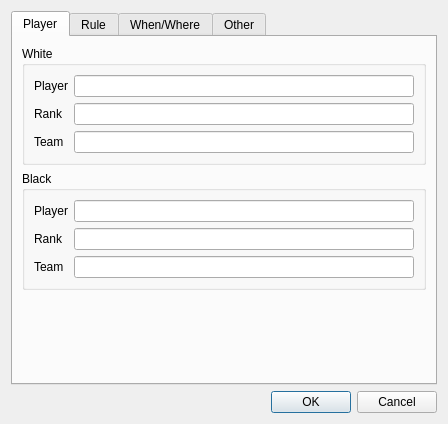
<?xml version="1.0" encoding="UTF-8"?>
<ui version="4.0">
 <class>GameInformationDialog</class>
 <widget class="QDialog" name="GameInformationDialog">
  <property name="geometry">
   <rect>
    <x>0</x>
    <y>0</y>
    <width>448</width>
    <height>424</height>
   </rect>
  </property>
  <property name="windowTitle">
   <string>Game Information</string>
  </property>
  <property name="windowIcon">
   <iconset>
    <normaloff>:/res/mgo.png</normaloff>:/res/mgo.png</iconset>
  </property>
  <layout class="QVBoxLayout" name="verticalLayout">
   <item>
    <widget class="QTabWidget" name="tabWidget">
     <property name="currentIndex">
      <number>0</number>
     </property>
     <property name="elideMode">
      <enum>Qt::ElideNone</enum>
     </property>
     <property name="documentMode">
      <bool>false</bool>
     </property>
     <widget class="QWidget" name="playerTab">
      <attribute name="title">
       <string>Player</string>
      </attribute>
      <layout class="QVBoxLayout" name="verticalLayout_2">
       <item>
        <widget class="QGroupBox" name="whiteGroupBox">
         <property name="title">
          <string>White</string>
         </property>
         <layout class="QFormLayout" name="formLayout">
          <item row="0" column="0">
           <widget class="QLabel" name="label">
            <property name="text">
             <string>Player</string>
            </property>
           </widget>
          </item>
          <item row="0" column="1">
           <widget class="QLineEdit" name="whitePlayer"/>
          </item>
          <item row="1" column="0">
           <widget class="QLabel" name="label_2">
            <property name="text">
             <string>Rank</string>
            </property>
           </widget>
          </item>
          <item row="1" column="1">
           <widget class="QLineEdit" name="whiteRank"/>
          </item>
          <item row="2" column="0">
           <widget class="QLabel" name="label_5">
            <property name="text">
             <string>Team</string>
            </property>
           </widget>
          </item>
          <item row="2" column="1">
           <widget class="QLineEdit" name="whiteTeam"/>
          </item>
         </layout>
        </widget>
       </item>
       <item>
        <widget class="QGroupBox" name="blackGroupBox">
         <property name="title">
          <string>Black</string>
         </property>
         <layout class="QFormLayout" name="formLayout_2">
          <item row="0" column="0">
           <widget class="QLabel" name="label_6">
            <property name="text">
             <string>Player</string>
            </property>
           </widget>
          </item>
          <item row="1" column="0">
           <widget class="QLabel" name="label_7">
            <property name="text">
             <string>Rank</string>
            </property>
           </widget>
          </item>
          <item row="1" column="1">
           <widget class="QLineEdit" name="blackRank"/>
          </item>
          <item row="2" column="0">
           <widget class="QLabel" name="label_8">
            <property name="text">
             <string>Team</string>
            </property>
           </widget>
          </item>
          <item row="2" column="1">
           <widget class="QLineEdit" name="blackTeam"/>
          </item>
          <item row="0" column="1">
           <widget class="QLineEdit" name="blackPlayer"/>
          </item>
         </layout>
        </widget>
       </item>
       <item>
        <spacer name="verticalSpacer">
         <property name="orientation">
          <enum>Qt::Vertical</enum>
         </property>
         <property name="sizeHint" stdset="0">
          <size>
           <width>20</width>
           <height>40</height>
          </size>
         </property>
        </spacer>
       </item>
      </layout>
     </widget>
     <widget class="QWidget" name="ruleTab">
      <attribute name="title">
       <string>Rule</string>
      </attribute>
      <layout class="QVBoxLayout" name="verticalLayout_4">
       <item>
        <widget class="QGroupBox" name="ruleGroupBox">
         <property name="title">
          <string>Rule</string>
         </property>
         <layout class="QFormLayout" name="formLayout_4">
          <property name="fieldGrowthPolicy">
           <enum>QFormLayout::AllNonFixedFieldsGrow</enum>
          </property>
          <item row="0" column="0">
           <widget class="QLabel" name="label_9">
            <property name="text">
             <string>Komi</string>
            </property>
           </widget>
          </item>
          <item row="0" column="1">
           <widget class="QLineEdit" name="komi"/>
          </item>
          <item row="1" column="0">
           <widget class="QLabel" name="label_3">
            <property name="text">
             <string>Handicap</string>
            </property>
           </widget>
          </item>
          <item row="1" column="1">
           <widget class="QLineEdit" name="handicap"/>
          </item>
          <item row="2" column="0">
           <widget class="QLabel" name="label_10">
            <property name="text">
             <string>Result</string>
            </property>
           </widget>
          </item>
          <item row="2" column="1">
           <widget class="QLineEdit" name="result"/>
          </item>
          <item row="3" column="0">
           <widget class="QLabel" name="label_13">
            <property name="text">
             <string>Time</string>
            </property>
           </widget>
          </item>
          <item row="3" column="1">
           <widget class="QLineEdit" name="time"/>
          </item>
          <item row="4" column="0">
           <widget class="QLabel" name="label_14">
            <property name="text">
             <string>OverTime</string>
            </property>
           </widget>
          </item>
          <item row="4" column="1">
           <widget class="QLineEdit" name="overTime"/>
          </item>
         </layout>
        </widget>
       </item>
       <item>
        <spacer name="verticalSpacer_2">
         <property name="orientation">
          <enum>Qt::Vertical</enum>
         </property>
         <property name="sizeHint" stdset="0">
          <size>
           <width>20</width>
           <height>40</height>
          </size>
         </property>
        </spacer>
       </item>
      </layout>
     </widget>
     <widget class="QWidget" name="gameInfoTab">
      <attribute name="title">
       <string>When/Where</string>
      </attribute>
      <layout class="QVBoxLayout" name="verticalLayout_3">
       <item>
        <widget class="QGroupBox" name="groupBox">
         <property name="title">
          <string>When and Where</string>
         </property>
         <layout class="QFormLayout" name="formLayout_3">
          <property name="fieldGrowthPolicy">
           <enum>QFormLayout::AllNonFixedFieldsGrow</enum>
          </property>
          <item row="0" column="0">
           <widget class="QLabel" name="label_4">
            <property name="text">
             <string>Game Name</string>
            </property>
           </widget>
          </item>
          <item row="0" column="1">
           <widget class="QLineEdit" name="gameName"/>
          </item>
          <item row="2" column="0">
           <widget class="QLabel" name="label_11">
            <property name="text">
             <string>Date</string>
            </property>
           </widget>
          </item>
          <item row="2" column="1">
           <widget class="QLineEdit" name="date"/>
          </item>
          <item row="1" column="0">
           <widget class="QLabel" name="label_15">
            <property name="text">
             <string>Round</string>
            </property>
           </widget>
          </item>
          <item row="1" column="1">
           <widget class="QLineEdit" name="round"/>
          </item>
          <item row="3" column="0">
           <widget class="QLabel" name="label_12">
            <property name="text">
             <string>Place</string>
            </property>
           </widget>
          </item>
          <item row="3" column="1">
           <widget class="QLineEdit" name="place"/>
          </item>
          <item row="4" column="0">
           <widget class="QLabel" name="label_16">
            <property name="text">
             <string>Event</string>
            </property>
           </widget>
          </item>
          <item row="4" column="1">
           <widget class="QLineEdit" name="event"/>
          </item>
         </layout>
        </widget>
       </item>
       <item>
        <spacer name="verticalSpacer_3">
         <property name="orientation">
          <enum>Qt::Vertical</enum>
         </property>
         <property name="sizeHint" stdset="0">
          <size>
           <width>20</width>
           <height>40</height>
          </size>
         </property>
        </spacer>
       </item>
      </layout>
     </widget>
     <widget class="QWidget" name="optionTab">
      <attribute name="title">
       <string>Other</string>
      </attribute>
      <layout class="QVBoxLayout" name="verticalLayout_5">
       <item>
        <widget class="QGroupBox" name="groupBox_2">
         <property name="title">
          <string>Other</string>
         </property>
         <layout class="QFormLayout" name="formLayout_5">
          <item row="0" column="0">
           <widget class="QLabel" name="label_17">
            <property name="text">
             <string>User</string>
            </property>
           </widget>
          </item>
          <item row="0" column="1">
           <widget class="QLineEdit" name="user"/>
          </item>
          <item row="1" column="0">
           <widget class="QLabel" name="label_18">
            <property name="text">
             <string>Source</string>
            </property>
           </widget>
          </item>
          <item row="1" column="1">
           <widget class="QLineEdit" name="source"/>
          </item>
          <item row="2" column="0">
           <widget class="QLabel" name="label_22">
            <property name="text">
             <string>Opening</string>
            </property>
           </widget>
          </item>
          <item row="2" column="1">
           <widget class="QLineEdit" name="opening"/>
          </item>
          <item row="3" column="0">
           <widget class="QLabel" name="label_19">
            <property name="text">
             <string>Game Comment</string>
            </property>
           </widget>
          </item>
          <item row="3" column="1">
           <widget class="QPlainTextEdit" name="gameComment"/>
          </item>
          <item row="4" column="0">
           <widget class="QLabel" name="label_20">
            <property name="text">
             <string>Copyright</string>
            </property>
           </widget>
          </item>
          <item row="4" column="1">
           <widget class="QPlainTextEdit" name="copyright"/>
          </item>
          <item row="5" column="0">
           <widget class="QLabel" name="label_21">
            <property name="text">
             <string>Annotation</string>
            </property>
           </widget>
          </item>
          <item row="5" column="1">
           <widget class="QLineEdit" name="annotation"/>
          </item>
         </layout>
        </widget>
       </item>
      </layout>
     </widget>
    </widget>
   </item>
   <item>
    <widget class="QDialogButtonBox" name="buttonBox">
     <property name="orientation">
      <enum>Qt::Horizontal</enum>
     </property>
     <property name="standardButtons">
      <set>QDialogButtonBox::Cancel|QDialogButtonBox::Ok</set>
     </property>
    </widget>
   </item>
  </layout>
 </widget>
 <tabstops>
  <tabstop>whitePlayer</tabstop>
  <tabstop>whiteRank</tabstop>
  <tabstop>whiteTeam</tabstop>
  <tabstop>blackPlayer</tabstop>
  <tabstop>blackRank</tabstop>
  <tabstop>blackTeam</tabstop>
  <tabstop>buttonBox</tabstop>
  <tabstop>tabWidget</tabstop>
  <tabstop>komi</tabstop>
  <tabstop>handicap</tabstop>
  <tabstop>result</tabstop>
  <tabstop>time</tabstop>
  <tabstop>overTime</tabstop>
  <tabstop>gameName</tabstop>
  <tabstop>round</tabstop>
  <tabstop>date</tabstop>
  <tabstop>place</tabstop>
  <tabstop>event</tabstop>
  <tabstop>user</tabstop>
  <tabstop>source</tabstop>
  <tabstop>opening</tabstop>
  <tabstop>gameComment</tabstop>
  <tabstop>copyright</tabstop>
  <tabstop>annotation</tabstop>
 </tabstops>
 <resources/>
 <connections>
  <connection>
   <sender>buttonBox</sender>
   <signal>accepted()</signal>
   <receiver>GameInformationDialog</receiver>
   <slot>accept()</slot>
   <hints>
    <hint type="sourcelabel">
     <x>257</x>
     <y>414</y>
    </hint>
    <hint type="destinationlabel">
     <x>157</x>
     <y>274</y>
    </hint>
   </hints>
  </connection>
  <connection>
   <sender>buttonBox</sender>
   <signal>rejected()</signal>
   <receiver>GameInformationDialog</receiver>
   <slot>reject()</slot>
   <hints>
    <hint type="sourcelabel">
     <x>325</x>
     <y>414</y>
    </hint>
    <hint type="destinationlabel">
     <x>286</x>
     <y>274</y>
    </hint>
   </hints>
  </connection>
 </connections>
</ui>
